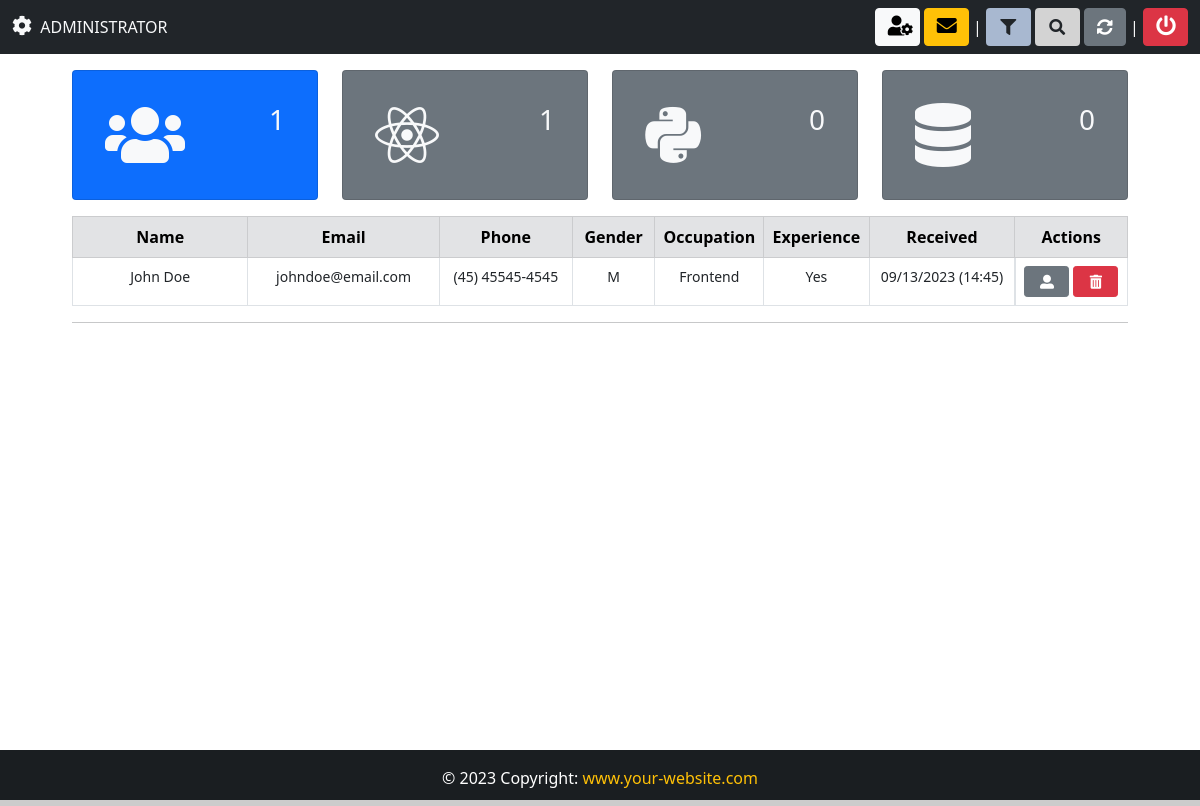
The app's page /backend/ (signed in) with its own data.
### App/models.py (models this page shows, shortened)
class Candidate(models.Model):
    firstname = models.CharField(max_length=50)
    lastname = models.CharField(max_length=50)
    job = models.CharField(max_length=5, verbose_name="Job Code")
    birth = models.DateField(
        auto_now=False, auto_now_add=False, verbose_name="Birthday"
    )
    phone = models.CharField(max_length=25)
    personality = models.CharField(max_length=50, null=True, choices=PERSONALITY)
    salary = models.CharField(max_length=50, verbose_name="Salary expectation")
    gender = models.CharField(max_length=10)
    experience = models.BooleanField(null=True)
    smoker = models.CharField(max_length=10, choices=SMOKER, default="")
    email = models.EmailField(max_length=50)
    message = models.TextField(verbose_name="Presentation")
    file = models.FileField(upload_to="resume", blank=True, verbose_name="Resume")
    image = models.ImageField(upload_to="photo", blank=True, verbose_name="Photo")
    created_at = models.DateTimeField(auto_now_add=True)
    situation = models.CharField(
        max_length=50, null=True, choices=SITUATION, default="Pending"
    )
    company_note = models.TextField(blank=True)
    frameworks = MultiSelectField(choices=FRAMEWORKS, max_length=50)
    languages = MultiSelectField(choices=LANGUAGES, max_length=50)
    databases = MultiSelectField(choices=DATABASES, max_length=50)
    libraries = MultiSelectField(choices=LIBRARIES, max_length=50)
    mobile = MultiSelectField(choices=MOBILE, max_length=50)
    others = MultiSelectField(choices=OTHERS, max_length=50)
    institution = models.CharField(max_length=50)
    course = models.CharField(max_length=50)
    started_course = models.DateField(auto_now=False, auto_now_add=False)
    finished_course = models.DateField(auto_now=False, auto_now_add=False)
    about_course = models.TextField()
    status_course = models.CharField(max_length=50, null=True, choices=STATUS_COURSE)
    company = models.CharField(max_length=50)
    position = models.CharField(max_length=50)
    started_job = models.DateField(auto_now=False, auto_now_add=False)
    finished_job = models.DateField(auto_now=False, auto_now_add=False)
    about_job = models.TextField()
    employed = models.BooleanField(null=True, verbose_name="I am employed")
    remote = models.BooleanField(null=True, verbose_name="I agree to work remotely")
    travel = models.BooleanField(null=True, verbose_name="I'm available for travel")

### App/views.py (the view, shortened to what this page needs)
# urls.py: path("backend/", views.backend, name="backend"),
@login_required(login_url="login")
@cache_control(no_cache=True, must_revalidate=True, no_store=True)
def backend(request):
    if request.method == "POST":
        job = request.POST.get("job")
        gender = request.POST.get("gender")
        filter = Candidate.objects.filter(Q(job=job) | Q(gender=gender))
        total = Candidate.objects.all().count()
        frontend = Candidate.objects.filter(job="FR-22")
        backend = Candidate.objects.filter(job="BA-10")
        fullstack = Candidate.objects.filter(job="FU-15")
        context = {
            "candidates": filter,
            "total": total,
            "frontend": frontend,
            "backend": backend,
            "fullstack": fullstack,
        }
        return render(request, "backend.html", context)  # NOTE: Breaks pagination
    else:
        all_candidate_list = Candidate.objects.all().order_by("-created_at")
    paginator = Paginator(all_candidate_list, 10)
    page = request.GET.get("page")
    all_candidate = paginator.get_page(page)
    total = Candidate.objects.all().count()
    frontend = Candidate.objects.filter(job="FR-22")
    backend = Candidate.objects.filter(job="BA-10")
    fullstack = Candidate.objects.filter(job="FU-15")
    context = {
        "candidates": all_candidate,
        "total": total,
        "frontend": frontend,
        "backend": backend,
        "fullstack": fullstack,
    }
    return render(request, "backend.html", context)

### App/templates/backend.html (shortened to what this page needs)
{% extends "base.html" %}
{% block footer %} class="text-warning" {% endblock footer %}
{% block nav-content %}
    <div class="collapse navbar-collapse mt-3 mt-md-3 mt-lg-0" id="navbarSupportedContent">
        <ul class="navbar-nav me-auto mb-2 mb-lg-0 align-middle">
            <li class="nav-item text-light">
                {% if request.user.is_superuser %}
                    <i class="fas fa-cog f-size2"></i>&nbsp; ADMINISTRATOR
                {% else %}
                    Welcome: <span class="text-warning">{{ user.get_username }}</span>
                {% endif %}
            </li>
        </ul>
        {% if request.user.is_superuser %}
        <a href="{% url 'admin:App_candidate_changelist' %}" target="_blank" class="btn btn-light my-btn2" title="Control Panel">
            <i class="fas fa-user-cog f-size2"></i>
        </a>
        <a href="{% url 'admin:App_email_changelist' %}" target="_blank" class="btn btn-warning ms-1 my-btn2" title="Admin">
            <i class="fas fa-envelope f-size2"></i>
        </a>
        <span class="text-light">&nbsp;|&nbsp;</span>
        {% endif %}
        <button class="btn my-btn2" style="background-color: #a8b8d0;" title="Filter" data-bs-toggle="modal" data-bs-target="#filterModal">
            <i class="fas fa-filter"></i>
        </button>
        <button class="btn my-btn2 ms-1" style="background-color: #d3d3d3;" title="Search" data-bs-toggle="modal" data-bs-target="#searchModal">
            <i class="fas fa-search"></i>
        </button>
        <a href="{% url 'backend' %}" class="btn btn-secondary ms-1" title="Refresh">
            <i class="fas fa-sync-alt"></i>
        </a>
        <span class="text-light">&nbsp;|&nbsp;</span>
        <a href="{% url 'logout' %}" class="btn btn-danger my-btn2" title="Logout" data-bs-toggle="modal" data-bs-target="#logoutModal">
            <i class="fas fa-power-off f-size2"></i>
        </a>
    </div>
{% endblock nav-content %}
{% block content %}
<div class="container" style="width: 90%;">
    <div class="mt-3 mb-2">
        {% include "dashboard/dashboard.html" %}
    </div>
    <table class="table table-bordered text-center">
        <thead class="table-secondary">
            <tr>
                <th style="width: 19%;">Name</th>
                <th style="width: 19%;">Email</th>
                <th style="width: 14%;">Phone</th>
                <th style="width: 8%;">Gender</th>
                <th style="width: 10%;">Occupation</th>
                <th style="width: 10%;">Experience</th>
                <th style="width: 15%;">Received</th>
                <th colspan="2" style="width: 5%;">Actions</th>
            </tr>
        </thead>
        <tbody style="font-size: 14px;">
            {% for data in candidates %}
            <tr>
                <td id="top-border" label="Name">{{ data.firstname }} {{ data.lastname }}</td>
                <td id="sm-border" label="Email">{{ data.email }}</td>
                <td id="sm-border" label="Phone">{{ data.phone }}</td>
                <td id="sm-border" label="Gender">{{ data.gender }}</td>
                {% if data.job == "FR-22" %}
                    <td id="sm-border" label="Occupation">Frontend</td>
                {% elif data.job == "BA-10" %}
                    <td id="sm-border" label="Occupation">Backend</td>
                {% else %}
                    <td id="sm-border" label="Occupation">Fullstack</td>
                {% endif %}
                {% if data.experience == False %}
                    <td id="sm-border" label="Experience"><span class="text-danger">No</span></td>
                {% else %}
                    <td id="sm-border" label="Experience">Yes</td>
                {% endif %}
                <td id="sm-border" label="Received">{{ data.created_at|date:"m/d/Y (H:i)" }}</td>
                <td class="btn-side">
                    <a href="{% url 'candidate' data.id %}" class="btn btn-secondary my-btn2 btn-sm" title="View candidate">
                        <i class="fas fa-user-alt"></i>
                    </a>
                    {% if request.user.is_superuser %}
                    <a href="" class="btn btn-danger my-btn2 btn-sm ms-1" title="Delete" data-bs-toggle="modal" data-bs-target="#deleteModal{{ data.pk }}">
                        <i class="fas fa-trash-alt"></i>
                    </a>
                    {% endif %}
                </td>
                {% empty %}
                <td colspan="8" class="text-danger"><strong>No records found</strong></td>
            </tr>
            {% endfor %}
        </tbody>
    </table>
    <hr>
    <br><br><br>
</div>
{% endblock %}

### App/templates/base.html (shortened to what this page needs)
{% load static %}
<!DOCTYPE html>
<html lang="en">
<head>
    <link href="https://cdn.jsdelivr.net/npm/bootstrap@5.0.2/dist/css/bootstrap.min.css" rel="stylesheet">
    <link rel="stylesheet" href="https://use.fontawesome.com/releases/v5.15.4/css/all.css">
    <link href={% static "css/style.css" %} rel="stylesheet">
</head>
<body>
    <div class="wrapper">
      <header>
        <nav  class="navbar navbar-expand-lg navbar-dark {% block navbar %} bg-dark {% endblock %}">
          <div class="container-fluid">
            {% block nav-content %}{% endblock nav-content %}
          </div>
        </nav>
      </header>
      {% block content %} {% endblock content %}
    </div>
    {% block tag-footer %}
    <footer class="bg-dark text-center text-lg-start" id="footer" style="color: #fff;">
      <div class="text-center p-3" style="background-color: rgba(0, 0, 0, 0.2);">
          &copy; {% now "Y" %} Copyright:
          <a class="text-light" href="#" style="text-decoration: none;">
              <span {% block footer %} style="color: #89cff0;" {% endblock footer %}>www.your-website.com</span>
          </a>
      </div>
    </footer>
    {% endblock tag-footer %}
</body>
</html>

### App/templates/dashboard/dashboard.html
<div class="row">
    {% include "dashboard/dash_total.html" %}
    {% include "dashboard/dash_frontend.html" %}
    {% include "dashboard/dash_backend.html" %}
    {% include "dashboard/dash_fullstack.html" %}
</div>

### App/templates/dashboard/dash_total.html (shortened to what this page needs)
{% extends "dashboard/baseDash.html" %}
{% block bg-dash %} bg-primary text-light {% endblock %}
{% block icon %} <i class="fas fa-users fa-4x"></i> {% endblock %}
{% block value %} {{ total }} {% endblock %}

### App/templates/dashboard/baseDash.html (shortened to what this page needs)
<div class="col-xl-3 col-sm-6 col-6 mb-2">
    <div class="card p-3 {% block bg-dash %}{% endblock %}">
        <div class="card-body">
            <div class="d-flex justify-content-between">
                <div class="align-self-center">
                    {% block icon %} {% endblock %}
                </div>
                <div class="text-end">
                    <h3>{% block value %} {% endblock %}</h3>
                </div>
            </div>
        </div>
    </div>
</div>

### App/templates/dashboard/dash_frontend.html (shortened to what this page needs)
{% extends "dashboard/baseDash.html" %}
{% block bg-dash %} bg-secondary text-light {% endblock %}
{% block icon %} <i class="fab fa-react fa-4x"></i> {% endblock %}
{% block value %} {{ frontend.count }} {% endblock %}

### App/templates/dashboard/dash_backend.html (shortened to what this page needs)
{% extends "dashboard/baseDash.html" %}
{% block bg-dash %} bg-secondary text-light {% endblock %}
{% block icon %} <i class="fab fa-python fa-4x"></i> {% endblock %}
{% block value %} {{ backend.count }} {% endblock %}

### App/templates/dashboard/dash_fullstack.html (shortened to what this page needs)
{% extends "dashboard/baseDash.html" %}
{% block bg-dash %} bg-secondary text-light {% endblock %}
{% block icon %} <i class="fas fa-database fa-4x"></i> {% endblock %}
{% block value %} {{ fullstack.count }} {% endblock %}

### App/templates/modals/note.html (shortened to what this page needs)
{% extends 'modals/baseModal.html' %}

### App/templates/modals/delete.html (shortened to what this page needs)
{% extends 'modals/baseModal.html' %}

### App/templates/modals/email.html (shortened to what this page needs)
{% extends 'modals/baseModal.html' %}

### App/templates/modals/filter.html (shortened to what this page needs)
{% extends 'modals/baseModal.html' %}

### App/templates/modals/search.html (shortened to what this page needs)
{% extends 'modals/baseModal.html' %}

### App/templates/modals/logout.html (shortened to what this page needs)
{% extends 'modals/baseModal.html' %}

### App/static/css/style.css (style rules this page uses)
html, body { height: 100%; margin: 0; max-width: 100%; }
.wrapper { min-height: 100%; margin-bottom: -50px; }
#footer, .push { height: 50px; }
.my-btn2 { width: 45px; }
a { text-decoration: none; }
.f-size2 { font-size: 20px; }
.btn-side { display: -webkit-flex; display: flex; flex-wrap: nowrap; }

### records on screen
Candidate: firstname "John", lastname "Doe", email "johndoe@email.com", phone "(45) 45545-4545", gender "M", job "Frontend", experience "Yes", created_at "09/13/2023 (14:45)"

### other values on screen
{{ total }} "1"
{{ frontend.count }} "1"
{{ backend.count }} "0"
{{ fullstack.count }} "0"
